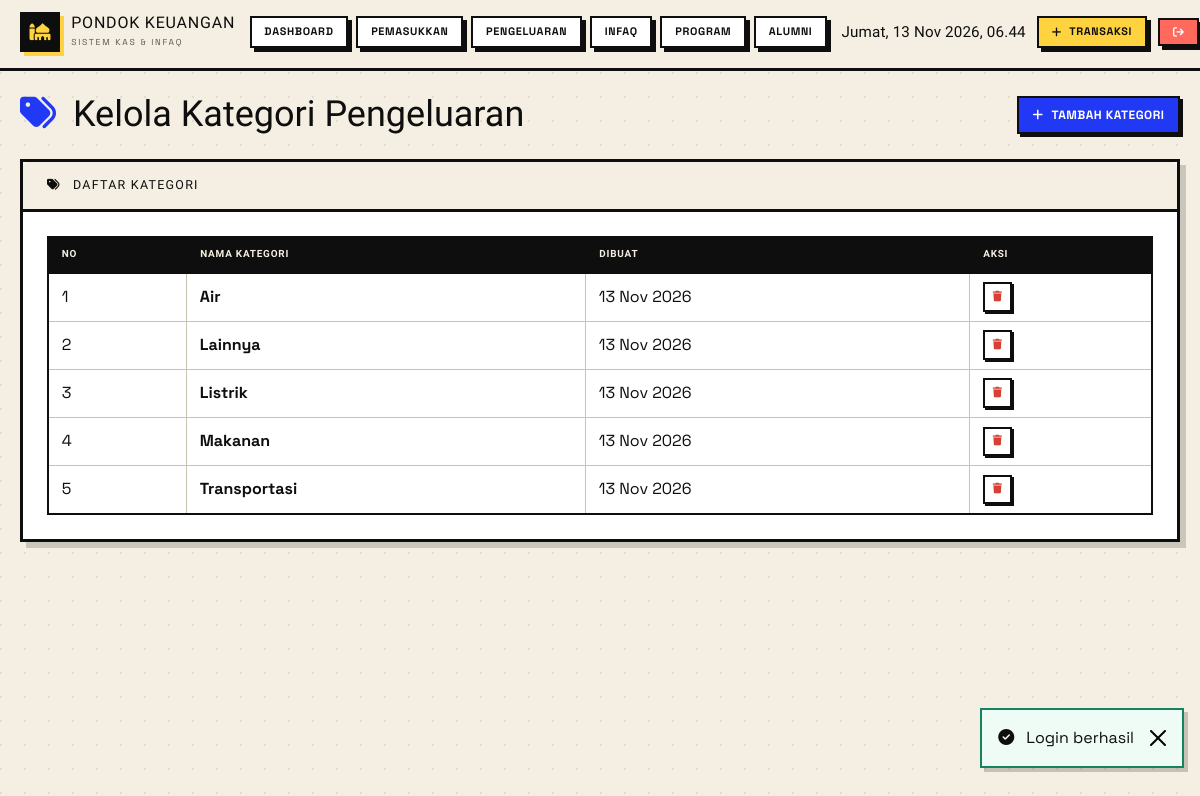
Page /category (signed in) on the committed database.
### tables this page shows
CREATE TABLE expense_categories (
    id INT AUTO_INCREMENT PRIMARY KEY,
    name VARCHAR(100) NOT NULL,
    created_at TIMESTAMP DEFAULT CURRENT_TIMESTAMP
);

### controllers/OperationalController.php (called while the page is built, shortened)
<?php
require_once __DIR__ . '/../models/Operational.php';
class OperationalController {
    private $model;
    public function __construct() {
        $this->model = new Operational();
    }
    public function categoryList() {
        $categories = $this->model->getAllCategories();
        require __DIR__ . '/../views/operasional/category.php';
    }
}

### config/database.php (called while the page is built, shortened)
<?php
class Database {
    private static $instance = null;
    private $conn;
    private function __construct() {
        try {
            $this->conn = new PDO(
                "mysql:host=" . DB_HOST . ";dbname=" . DB_NAME . ";charset=utf8mb4",
                DB_USER,
                DB_PASS,
                [
                    PDO::ATTR_ERRMODE => PDO::ERRMODE_EXCEPTION,
                    PDO::ATTR_DEFAULT_FETCH_MODE => PDO::FETCH_ASSOC,
                    PDO::ATTR_EMULATE_PREPARES => false
                ]
            );
        } catch(PDOException $e) {
            die("Connection failed: " . $e->getMessage());
        }
    }
    public static function getInstance() {
        if (self::$instance === null) {
            self::$instance = new self();
        }
        return self::$instance;
    }
    public function getConnection() {
        return $this->conn;
    }
}

### models/Operational.php (called while the page is built, shortened)
<?php
require_once __DIR__ . '/../config/database.php';
class Operational {
    private $db;
    public function __construct() {
        $this->db = Database::getInstance()->getConnection();
    }
    public function getAllCategories() {
        $stmt = $this->db->query("SELECT * FROM expense_categories ORDER BY name");
        return $stmt->fetchAll();
    }
}

### views/operasional/category.php (the view, shortened to what this page needs)
<?php
require_once __DIR__ . '/../layouts/header.php';
?>
<main>
    <div class="d-flex justify-content-between align-items-center mb-4">
        <h1 class="h3 mb-0">
            <i class="fas fa-tags text-primary me-2"></i>
            Kelola Kategori Pengeluaran
        </h1>
        <button class="btn btn-primary" data-bs-toggle="modal" data-bs-target="#addModal">
            <i class="fas fa-plus me-2"></i>Tambah Kategori
        </button>
    </div>
    <div class="card">
        <div class="card-header bg-white py-3 px-4">
            <h6 class="mb-0">
                <i class="fas fa-tags me-2"></i>
                Daftar Kategori
            </h6>
        </div>
        <div class="card-body p-4">
            <div class="table-responsive">
                <table class="table table-hover">
                    <thead>
                        <tr>
                            <th>No</th>
                            <th>Nama Kategori</th>
                            <th>Dibuat</th>
                            <th>Aksi</th>
                        </tr>
                    </thead>
                    <tbody>
                        <?php if (empty($categories)): ?>
                        <tr>
                            <td colspan="4" class="text-center text-muted py-4">
                                <i class="fas fa-tags fa-3x mb-3"></i>
                                <p>Belum ada kategori</p>
                            </td>
                        </tr>
                        <?php else: ?>
                        <?php foreach ($categories as $index => $cat): ?>
                        <tr>
                            <td><?= $index + 1 ?></td>
                            <td class="fw-bold"><?= htmlspecialchars($cat['name']) ?></td>
                            <td><?= date('d M Y', strtotime($cat['created_at'])) ?></td>
                            <td>
                                <button class="btn btn-sm btn-outline-danger"
                                        onclick="deleteCategory(<?= $cat['id'] ?>)"
                                        data-confirm="Yakin hapus kategori ini?">
                                    <i class="fas fa-trash"></i>
                                </button>
                            </td>
                        </tr>
                        <?php endforeach; ?>
                        <?php endif; ?>
                    </tbody>
                </table>
            </div>
        </div>
    </div>
<?php require_once __DIR__ . '/../layouts/footer.php'; ?>

### public/index.php (shortened to what this page needs)
<?php
require_once __DIR__ . '/../controllers/OperationalController.php';
$path = $_GET['url'] ?? '';
$path = trim($path, '/');
$routes = [
    'income' => ['OperationalController', 'incomeList'],
    'income/create' => ['OperationalController', 'createIncome'],
    'income/delete/(\d+)' => ['OperationalController', 'deleteIncome'],
    'expense' => ['OperationalController', 'expenseList'],
    'expense/create' => ['OperationalController', 'createExpense'],
    'expense/delete/(\d+)' => ['OperationalController', 'deleteExpense'],
    'category' => ['OperationalController', 'categoryList'],
    'category/create' => ['OperationalController', 'createCategory'],
    'category/delete/(\d+)' => ['OperationalController', 'deleteCategory'],
    'infaq' => ['OperationalController', 'infaqList'],
    'infaq/save' => ['OperationalController', 'saveInfaq'],
    'report' => ['OperationalController', 'monthlyReport'],
    'report/yearly' => ['OperationalController', 'yearlyReport'],
    'program' => ['ProgramController', 'index'],
    'program/create' => ['ProgramController', 'create'],
    'program/update/(\d+)' => ['ProgramController', 'update'],
    'program/delete/(\d+)' => ['ProgramController', 'delete'],
    'program/detail/(\d+)' => ['ProgramController', 'detail'],
    'program/manage/(\d+)' => ['ProgramController', 'manageAlumni'],
    'program/participant/add/(\d+)/(\d+)' => ['ProgramController', 'addParticipant'],
    'program/participant/remove/(\d+)/(\d+)' => ['ProgramController', 'removeParticipant'],
    'program/payment/(\d+)/(\d+)' => ['ProgramController', 'updatePayment'],
    'program/export/(\d+)' => ['ProgramController', 'export'],
    'alumni' => ['AlumniController', 'index'],
    'alumni/create' => ['AlumniController', 'create'],
    'alumni/update' => ['AlumniController', 'update'],
    'alumni/delete/(\d+)' => ['AlumniController', 'delete'],
];
foreach ($routes as $pattern => $handler) {
    if (preg_match('#^' . $pattern . '$#', $path, $matches)) {
        array_shift($matches);
        list($controllerClass, $method) = $handler;
        $controller = new $controllerClass();
        call_user_func_array([$controller, $method], $matches);
        exit;
    }
}

### views/layouts/header.php (shortened to what this page needs)
<!DOCTYPE html>
<html lang="id">
<head>
    <link href="https://cdn.jsdelivr.net/npm/bootstrap@5.3.0/dist/css/bootstrap.min.css" rel="stylesheet">
    <link rel="stylesheet" href="https://cdn.jsdelivr.net/npm/bootstrap-icons@1.11.0/font/bootstrap-icons.css">
    <link rel="stylesheet" href="https://cdnjs.cloudflare.com/ajax/libs/font-awesome/6.4.0/css/all.min.css">
</head>
<body>
    <header class="topnav">
        <a class="brand" href="dashboard">
            <span class="brand-mark"><i class="fas fa-mosque"></i></span>
            <span>
                <span class="brand-name">Pondok Keuangan</span>
                <span class="brand-sub">Sistem Kas &amp; Infaq</span>
            </span>
        </a>
        <nav class="d-flex align-items-center gap-2">
            <a href="dashboard" class="pill<?= strpos($_SERVER['REQUEST_URI'], 'dashboard') !== false ? ' active' : '' ?>">Dashboard</a>
            <a href="income" class="pill<?= strpos($_SERVER['REQUEST_URI'], 'income') !== false ? ' active' : '' ?>">Pemasukkan</a>
            <a href="expense" class="pill<?= strpos($_SERVER['REQUEST_URI'], 'expense') !== false ? ' active' : '' ?>">Pengeluaran</a>
            <a href="infaq" class="pill<?= strpos($_SERVER['REQUEST_URI'], 'infaq') !== false ? ' active' : '' ?>">Infaq</a>
            <a href="program" class="pill<?= strpos($_SERVER['REQUEST_URI'], 'program') !== false ? ' active' : '' ?>">Program</a>
            <a href="alumni" class="pill<?= strpos($_SERVER['REQUEST_URI'], 'alumni') !== false ? ' active' : '' ?>">Alumni</a>
        </nav>
        <div class="header-tools">
            <span class="clock" id="topbarClock"><?= date('d M Y') ?></span>
            <a href="expense" class="pill pill-yellow"><i class="fas fa-plus"></i>Transaksi</a>
            <a href="logout" class="pill pill-red" title="Logout"><i class="fas fa-arrow-right-from-bracket"></i></a>
        </div>
    </header>
    <div class="main-content">
        <div class="position-fixed bottom-0 end-0 p-3" style="z-index:9999;">
            <?php if (isset($_SESSION['success'])): ?>
            <div class="alert alert-success alert-dismissible fade show" role="alert">
                <i class="fas fa-check-circle me-2"></i>
                <?= htmlspecialchars($_SESSION['success']) ?>
                <button type="button" class="btn-close" data-bs-dismiss="alert"></button>
            </div>
            <?php unset($_SESSION['success']); endif; ?>
        </div>

### views/layouts/footer.php (shortened to what this page needs)
    </div>
</body>
</html>

### views/layouts/header.php (style rules this page uses)
:root { --paper: #f4efe2; --paper-2: #efe6d1; --ink: #0e0e0e; --blue: #2138f5; --blue-dark: #1526c9; --yellow: #ffd23f; --mint: #9be7c4; --red: #ff6a5c; --violet: #7c6cf0; --muted: #5b564c; --title: 'Archivo Black', 'Arial Black', sans-serif; --body: 'Space Grotesk', 'Inter', -apple-system, BlinkMacSystemFont, 'Segoe UI', sans-serif; }
* { box-sizing: border-box; }
html { scroll-behavior: smooth; }
body { margin: 0; min-height: 100vh; font-family: var(--body); color: var(--ink); background: var(--paper); background-image: radial-gradient(circle at 1px 1px, rgba(14,14,14,.08) 1px, transparent 0); background-size: 24px 24px; }
h1, h2, h3, h4, h5, h6 { font-family: var(--title); color: var(--ink); }
.topnav { position: sticky; top: 0; z-index: 1030; display: flex; align-items: center; gap: .9rem; padding: .75rem 1.25rem 1rem; background: var(--paper); border-bottom: 3px solid var(--ink); overflow-x: auto; white-space: nowrap; scrollbar-width: none; }
.brand { display: inline-flex; align-items: center; gap: .7rem; text-decoration: none; color: var(--ink); flex-shrink: 0; }
.brand-mark { width: 40px; height: 40px; flex-shrink: 0; display: grid; place-items: center; background: var(--ink); color: var(--yellow); border: 2.5px solid var(--ink); box-shadow: 4px 4px 0 var(--yellow); font-size: 1.05rem; }
.brand-name { font-family: var(--title); font-size: 1rem; letter-spacing: .05em; text-transform: uppercase; line-height: 1; display: block; }
.brand-sub { display: block; font-size: .54rem; letter-spacing: .2em; text-transform: uppercase; color: var(--muted); margin-top: .3rem; }
.pill { display: inline-flex; align-items: center; gap: .45rem; padding: .42rem .8rem; font-size: .68rem; font-weight: 700; letter-spacing: .06em; text-transform: uppercase; text-decoration: none; line-height: 1.25; white-space: nowrap; border: 2.5px solid var(--ink); background: #fff; color: var(--ink); box-shadow: 4px 4px 0 var(--ink); transition: transform .12s ease, box-shadow .12s ease, background .12s ease, color .12s ease; }
.pill-yellow { background: var(--yellow); color: var(--ink); }
.pill-red { background: var(--red); color: #fff; }
.header-tools { margin-left: auto; display: flex; align-items: center; gap: .7rem; flex-shrink: 0; }
.clock { font-family: var(--title); font-size: .95rem; letter-spacing: .01em; white-space: nowrap; }
.main-content { width: 100%; max-width: 1240px; margin: 0 auto; padding: 1.5rem 1.25rem 3rem; }
.main-content h1 { font-size: clamp(1.55rem, 3vw, 2.25rem); line-height: 1.1; margin-bottom: .35rem; }
.main-content h1 i { color: var(--blue); margin-right: .5rem; }
.text-primary { color: var(--blue) !important; }
.card { background: #fff; border: 3px solid var(--ink); border-radius: 0; box-shadow: 6px 6px 0 rgba(14,14,14,.18); overflow: hidden; }
.card-header { background: var(--paper); border-bottom: 3px solid var(--ink); padding: .8rem 1.1rem; }
.card-header.bg-white { background: var(--paper) !important; }
.card-header h6, .card-header h5 { margin: 0; font-size: .78rem; letter-spacing: .1em; text-transform: uppercase; }
.card-body { padding: 1.1rem; }
.table { --bs-table-bg: transparent; --bs-table-color: var(--ink); --bs-table-border-color: var(--ink); --bs-table-hover-bg: rgba(255,210,63,.28); border: 2.5px solid var(--ink); margin-bottom: 0; }
.table thead th { background: var(--ink); color: var(--paper); border: 2px solid var(--ink); font-family: var(--title); font-size: .62rem; letter-spacing: .08em; text-transform: uppercase; padding: .6rem .8rem; white-space: nowrap; }
.table tbody td { border: 1.5px solid #c9c2b2; padding: .55rem .8rem; vertical-align: middle; }
.btn { border-radius: 0 !important; border: 2.5px solid var(--ink); font-family: var(--body); font-weight: 700; text-transform: uppercase; letter-spacing: .04em; font-size: .75rem; padding: .5rem .85rem; box-shadow: 3px 3px 0 var(--ink); transition: transform .1s ease, box-shadow .1s ease, background .12s ease, color .12s ease; }
.btn-primary { background: var(--blue); color: #fff; }
.btn-outline-danger { background: #fff; color: #d63f31; border-color: var(--ink); }
.btn-sm { padding: .3rem .5rem; font-size: .66rem; box-shadow: 2px 2px 0 var(--ink); }
.alert { border-radius: 0; border: 2.5px solid var(--ink); box-shadow: 4px 4px 0 rgba(14,14,14,.2); background: #fff; color: var(--ink); }
.alert-success { background: #effbf5; border-color: #12855f; }
.btn-close { filter: none; opacity: 1; }

### rows in the picture
expense_categories: name "Air", created_at "13 Nov 2026"
expense_categories: name "Lainnya", created_at "13 Nov 2026"
expense_categories: name "Listrik", created_at "13 Nov 2026"
expense_categories: name "Makanan", created_at "13 Nov 2026"
expense_categories: name "Transportasi", created_at "13 Nov 2026"
